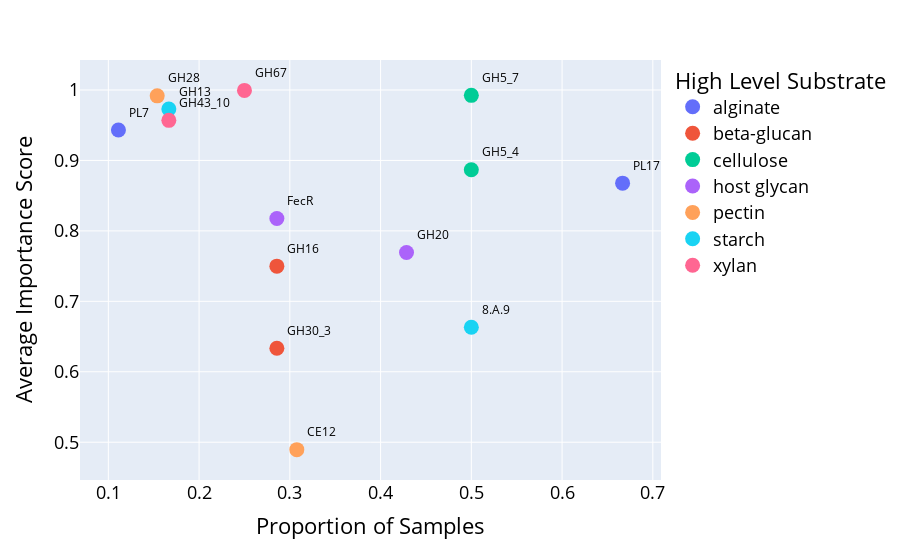

Write notebook code for a chart like this one.
### Code cell
fig = px.scatter(x = first_story["proportion"], y = first_story["avg_importance_score_first_most_imp_gene"], 
          text = first_story["first_most_imp_gene"], color=first_story["ground_truth_high_level_substrates"])

fig.update_layout(
    xaxis_title="Proportion of Samples",
    yaxis_title="Average Importance Score",
    legend_title="High Level Substrate",
    font=dict(
#         family="Arial",
        size=18,  # Set the font size here
        color="Black"
    )
)

fig.update_traces(marker=dict(size=15))
fig.update_traces(textfont_size=12, textposition='top right')

### Figure 1 — Plotly figure (JSON) as saved in the notebook; plotly's stock layout.template omitted (floating-point values rounded to 4 significant figures)
{"data": [{"hovertemplate": "color=alginate<br>x=%{x}<br>y=%{y}<br>text=%{text}<extra></extra>", "legendgroup": "alginate", "marker": {"color": "#636efa", "size": 15, "symbol": "circle"}, "mode": "markers+text", "name": "alginate", "orientation": "v", "showlegend": true, "text": ["PL17", "PL7"], "textfont": {"size": 12}, "textposition": "top right", "type": "scatter", "x": [0.6667, 0.1111], "xaxis": "x", "y": [0.8678, 0.9432], "yaxis": "y"}, {"hovertemplate": "color=beta-glucan<br>x=%{x}<br>y=%{y}<br>text=%{text}<extra></extra>", "legendgroup": "beta-glucan", "marker": {"color": "#EF553B", "size": 15, "symbol": "circle"}, "mode": "markers+text", "name": "beta-glucan", "orientation": "v", "showlegend": true, "text": ["GH16", "GH30_3"], "textfont": {"size": 12}, "textposition": "top right", "type": "scatter", "x": [0.2857, 0.2857], "xaxis": "x", "y": [0.75, 0.6333], "yaxis": "y"}, {"hovertemplate": "color=cellulose<br>x=%{x}<br>y=%{y}<br>text=%{text}<extra></extra>", "legendgroup": "cellulose", "marker": {"color": "#00cc96", "size": 15, "symbol": "circle"}, "mode": "markers+text", "name": "cellulose", "orientation": "v", "showlegend": true, "text": ["GH5_7", "GH5_4"], "textfont": {"size": 12}, "textposition": "top right", "type": "scatter", "x": [0.5, 0.5], "xaxis": "x", "y": [0.9924, 0.8868], "yaxis": "y"}, {"hovertemplate": "color=host glycan<br>x=%{x}<br>y=%{y}<br>text=%{text}<extra></extra>", "legendgroup": "host glycan", "marker": {"color": "#ab63fa", "size": 15, "symbol": "circle"}, "mode": "markers+text", "name": "host glycan", "orientation": "v", "showlegend": true, "text": ["GH20", "FecR"], "textfont": {"size": 12}, "textposition": "top right", "type": "scatter", "x": [0.4286, 0.2857], "xaxis": "x", "y": [0.7694, 0.8176], "yaxis": "y"}, {"hovertemplate": "color=pectin<br>x=%{x}<br>y=%{y}<br>text=%{text}<extra></extra>", "legendgroup": "pectin", "marker": {"color": "#FFA15A", "size": 15, "symbol": "circle"}, "mode": "markers+text", "name": "pectin", "orientation": "v", "showlegend": true, "text": ["CE12", "GH28"], "textfont": {"size": 12}, "textposition": "top right", "type": "scatter", "x": [0.3077, 0.1538], "xaxis": "x", "y": [0.4895, 0.9917], "yaxis": "y"}, {"hovertemplate": "color=starch<br>x=%{x}<br>y=%{y}<br>text=%{text}<extra></extra>", "legendgroup": "starch", "marker": {"color": "#19d3f3", "size": 15, "symbol": "circle"}, "mode": "markers+text", "name": "starch", "orientation": "v", "showlegend": true, "text": ["8.A.9", "GH13"], "textfont": {"size": 12}, "textposition": "top right", "type": "scatter", "x": [0.5, 0.1667], "xaxis": "x", "y": [0.6632, 0.973], "yaxis": "y"}, {"hovertemplate": "color=xylan<br>x=%{x}<br>y=%{y}<br>text=%{text}<extra></extra>", "legendgroup": "xylan", "marker": {"color": "#FF6692", "size": 15, "symbol": "circle"}, "mode": "markers+text", "name": "xylan", "orientation": "v", "showlegend": true, "text": ["GH67", "GH43_10"], "textfont": {"size": 12}, "textposition": "top right", "type": "scatter", "x": [0.25, 0.1667], "xaxis": "x", "y": [0.9995, 0.9569], "yaxis": "y"}], "layout": {"font": {"color": "Black", "size": 18}, "legend": {"title": {"text": "High Level Substrate"}, "tracegroupgap": 0}, "margin": {"t": 60}, "xaxis": {"anchor": "y", "domain": [0, 1], "title": {"text": "Proportion of Samples"}}, "yaxis": {"anchor": "x", "domain": [0, 1], "title": {"text": "Average Importance Score"}}}}
